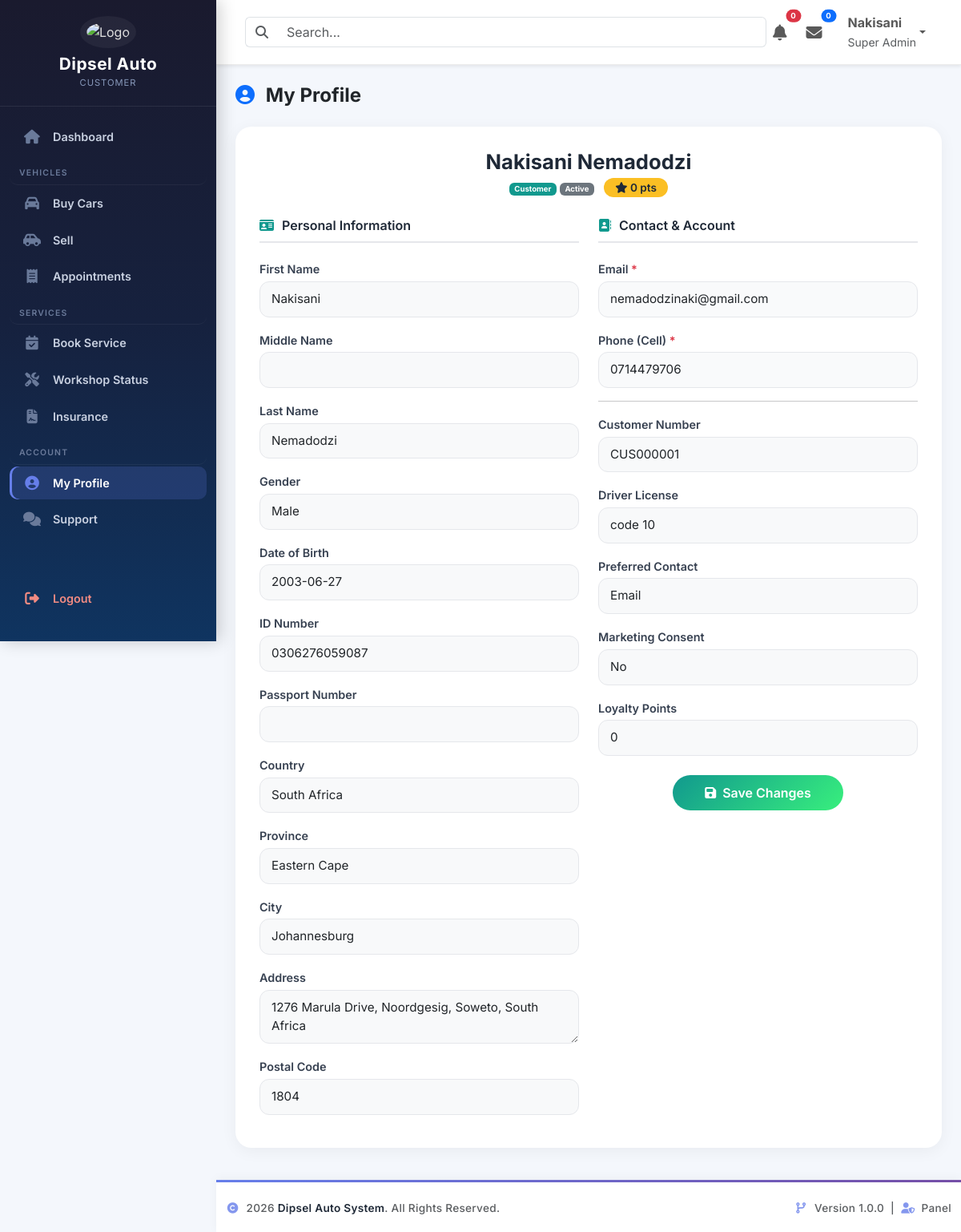
Page /customerDashboard/profile/index.php (signed in) on the committed database.
### tables this page shows
CREATE TABLE `persons` (
  `person_id` int(11) NOT NULL,
  `uuid` char(36) NOT NULL,
  `first_name` varchar(100) NOT NULL,
  `middle_name` varchar(100) DEFAULT NULL,
  `last_name` varchar(100) NOT NULL,
  `gender` enum('Male','Female','Other') NOT NULL,
  `date_of_birth` date DEFAULT NULL,
  `id_number` varchar(20) DEFAULT NULL,
  `passport_number` varchar(30) DEFAULT NULL,
  `phone` varchar(20) NOT NULL,
  `email` varchar(150) NOT NULL,
  `password` varchar(255) NOT NULL,
  `profile_photo` varchar(255) DEFAULT NULL,
  `country` varchar(100) DEFAULT 'South Africa',
  `province` varchar(100) DEFAULT NULL,
  `city` varchar(100) DEFAULT NULL,
  `address` text DEFAULT NULL,
  `postal_code` varchar(20) DEFAULT NULL,
  `role` enum('Customer','Employee','Admin','SuperAdmin') NOT NULL DEFAULT 'Customer',
  `status` enum('Active','Inactive','Suspended') NOT NULL DEFAULT 'Active',
  `email_verified` tinyint(1) DEFAULT 0,
  `last_login` datetime DEFAULT NULL,
  `created_at` timestamp NULL DEFAULT current_timestamp(),
  `updated_at` timestamp NULL DEFAULT current_timestamp() ON UPDATE current_timestamp(),
  `reset_token` varchar(255) DEFAULT NULL,
  `reset_token_expiry` datetime DEFAULT NULL
);

CREATE TABLE `customers` (
  `customer_id` int(11) NOT NULL,
  `person_id` int(11) NOT NULL,
  `customer_number` varchar(30) NOT NULL,
  `driver_license` varchar(30) DEFAULT NULL,
  `preferred_contact` enum('Phone','Email','WhatsApp') DEFAULT 'Phone',
  `marketing_consent` tinyint(1) DEFAULT 1,
  `loyalty_points` int(11) DEFAULT 0,
  `created_at` timestamp NOT NULL DEFAULT current_timestamp(),
  `updated_at` timestamp NOT NULL DEFAULT current_timestamp() ON UPDATE current_timestamp()
);

### includes/auth.php (called while the page is built, shortened)
<?php
require_once __DIR__ . '/../config/database.php';
$sql = "
SELECT
    p.*,
    a.admin_id,
    a.admin_level,
    a.admin_number
FROM persons p
LEFT JOIN admins a
    ON p.person_id = a.person_id
WHERE p.person_id = ?
LIMIT 1
";
$stmt = $pdo->prepare($sql);
$stmt->execute([$_SESSION['person_id']]);
$currentUser = $stmt->fetch(PDO::FETCH_ASSOC);

### customerDashboard/profile/index.php (the view, shortened to what this page needs)
<?php
require_once '../../includes/auth.php';
require_once '../../config/database.php';
$personId = (int)$currentUser['person_id'];
$stmt = $pdo->prepare("
    SELECT
        p.*,
        c.customer_id,
        c.customer_number,
        c.driver_license,
        c.preferred_contact,
        c.marketing_consent,
        c.loyalty_points
    FROM persons p
    INNER JOIN customers c ON p.person_id = c.person_id
    WHERE p.person_id = ?
");
$stmt->execute([$personId]);
$user = $stmt->fetch(PDO::FETCH_ASSOC);
?>
<!DOCTYPE html>
<html lang="en">
<head>
    <link href="https://cdn.jsdelivr.net/npm/bootstrap@5.3.3/dist/css/bootstrap.min.css" rel="stylesheet">
    <link rel="stylesheet" href="https://cdnjs.cloudflare.com/ajax/libs/font-awesome/6.7.2/css/all.min.css">
</head>
<body>
<?php include '../../includes/sidebar.php'; ?>
<div class="dashboard-wrapper">
    <?php include '../../includes/navbar.php'; ?>
    <div class="container-fluid mt-4 px-4">
        <div class="d-flex align-items-center justify-content-between mb-4 page-header">
            <h4 class="fw-bold text-dark mb-0">
                <i class="fas fa-user-circle me-2 text-primary"></i> My Profile
            </h4>
        </div>
        <div class="content-card">
            <div class="text-center mb-4">
                <div class="profile-name">
                    <?= htmlspecialchars($user['first_name'] . ' ' . $user['last_name']) ?>
                </div>
                <div>
                    <span class="badge badge-primary-custom"><?= htmlspecialchars($user['role']) ?></span>
                    <span class="badge bg-secondary"><?= htmlspecialchars($user['status']) ?></span>
                    <span class="loyalty-badge ms-2"><i class="fas fa-star"></i> <?= (int)$user['loyalty_points'] ?> pts</span>
                </div>
            </div>
            <form method="POST">
                <div class="row g-4">
                    <div class="col-md-6">
                        <div class="section-title"><i class="fas fa-id-card"></i> Personal Information</div>
                        <div class="mb-3">
                            <label class="form-label">First Name</label>
                            <input class="form-control readonly-field" value="<?= htmlspecialchars($user['first_name']) ?>" readonly>
                        </div>
                        <div class="mb-3">
                            <label class="form-label">Middle Name</label>
                            <input class="form-control readonly-field" value="<?= htmlspecialchars($user['middle_name'] ?? '') ?>" readonly>
                        </div>
                        <div class="mb-3">
                            <label class="form-label">Last Name</label>
                            <input class="form-control readonly-field" value="<?= htmlspecialchars($user['last_name']) ?>" readonly>
                        </div>
                        <div class="mb-3">
                            <label class="form-label">Gender</label>
                            <input class="form-control readonly-field" value="<?= htmlspecialchars($user['gender'] ?? '') ?>" readonly>
                        </div>
                        <div class="mb-3">
                            <label class="form-label">Date of Birth</label>
                            <input class="form-control readonly-field" value="<?= htmlspecialchars($user['date_of_birth'] ?? '') ?>" readonly>
                        </div>
                        <div class="mb-3">
                            <label class="form-label">ID Number</label>
                            <input class="form-control readonly-field" value="<?= htmlspecialchars($user['id_number'] ?? '') ?>" readonly>
                        </div>
                        <div class="mb-3">
                            <label class="form-label">Passport Number</label>
                            <input class="form-control readonly-field" value="<?= htmlspecialchars($user['passport_number'] ?? '') ?>" readonly>
                        </div>
                        <div class="mb-3">
                            <label class="form-label">Country</label>
                            <input class="form-control readonly-field" value="<?= htmlspecialchars($user['country'] ?? '') ?>" readonly>
                        </div>
                        <div class="mb-3">
                            <label class="form-label">Province</label>
                            <input class="form-control readonly-field" value="<?= htmlspecialchars($user['province'] ?? '') ?>" readonly>
                        </div>
                        <div class="mb-3">
                            <label class="form-label">City</label>
                            <input class="form-control readonly-field" value="<?= htmlspecialchars($user['city'] ?? '') ?>" readonly>
                        </div>
                        <div class="mb-3">
                            <label class="form-label">Address</label>
                            <textarea class="form-control readonly-field" rows="2" readonly><?= htmlspecialchars($user['address'] ?? '') ?></textarea>
                        </div>
                        <div class="mb-3">
                            <label class="form-label">Postal Code</label>
                            <input class="form-control readonly-field" value="<?= htmlspecialchars($user['postal_code'] ?? '') ?>" readonly>
                        </div>
                    </div>
                    <div class="col-md-6">
                        <div class="section-title"><i class="fas fa-address-book"></i> Contact & Account</div>
                        <div class="mb-3">
                            <label class="form-label">Email <span class="text-danger">*</span></label>
                            <input type="email" name="email" class="form-control editable-field" value="<?= htmlspecialchars($user['email']) ?>" required>
                        </div>
                        <div class="mb-3">
                            <label class="form-label">Phone (Cell) <span class="text-danger">*</span></label>
                            <input type="text" name="phone" class="form-control editable-field" value="<?= htmlspecialchars($user['phone']) ?>" required>
                        </div>
                        <hr>
                        <div class="mb-3">
                            <label class="form-label">Customer Number</label>
                            <input class="form-control readonly-field" value="<?= htmlspecialchars($user['customer_number']) ?>" readonly>
                        </div>
                        <div class="mb-3">
                            <label class="form-label">Driver License</label>
                            <input class="form-control readonly-field" value="<?= htmlspecialchars($user['driver_license'] ?? '') ?>" readonly>
                        </div>
                        <div class="mb-3">
                            <label class="form-label">Preferred Contact</label>
                            <input class="form-control readonly-field" value="<?= htmlspecialchars($user['preferred_contact'] ?? '') ?>" readonly>
                        </div>
                        <div class="mb-3">
                            <label class="form-label">Marketing Consent</label>
                            <input class="form-control readonly-field" value="<?= $user['marketing_consent'] ? 'Yes' : 'No' ?>" readonly>
                        </div>
                        <div class="mb-3">
                            <label class="form-label">Loyalty Points</label>
                            <input class="form-control readonly-field" value="<?= (int)$user['loyalty_points'] ?>" readonly>
                        </div>
                        <div class="mt-4 text-center">
                            <button type="submit" class="btn btn-primary-custom">
                                <i class="fas fa-save me-2"></i>Save Changes
                            </button>
                        </div>
                    </div>
                </div>
            </form>
        </div>
    </div>
    <?php include '../../includes/footer.php'; ?>
</body>
</html>

### includes/navbar.php (shortened to what this page needs)
<nav class="navbar navbar-expand-lg bg-white shadow-sm sticky-top px-4 py-2">
    <div class="container-fluid">
        <form class="d-flex flex-grow-1">
            <div class="input-group">
                <span class="input-group-text bg-white border-end-0">
                    <i class="fas fa-search text-muted"></i>
                </span>
                <input
                    type="search"
                    class="form-control border-start-0"
                    placeholder="Search..."
                >
            </div>
        </form>
        <ul class="navbar-nav ms-auto align-items-center">
            <li class="nav-item dropdown me-2">
                <a class="nav-link position-relative" href="#" data-bs-toggle="dropdown">
                    <i class="fas fa-bell fa-lg"></i>
                    <span class="badge rounded-pill bg-danger position-absolute top-0 start-100 translate-middle">
                        0
                    </span>
                </a>
            </li>
            <li class="nav-item dropdown me-3">
                <a class="nav-link position-relative" href="#" data-bs-toggle="dropdown">
                    <i class="fas fa-envelope fa-lg"></i>
                    <span class="badge rounded-pill bg-primary position-absolute top-0 start-100 translate-middle">
                        0
                    </span>
                </a>
            </li>
            <li class="nav-item dropdown">
                <a class="nav-link dropdown-toggle d-flex align-items-center"
                   href="#"
                   data-bs-toggle="dropdown">
                    <div class="d-none d-sm-block">
                        <strong>
                            <?= htmlspecialchars($currentUser['first_name']) ?>
                        </strong>
                        <br>
                        <small class="text-muted">
                            <?= htmlspecialchars($currentUser['admin_level'] ?? 'Super Admin') ?>
                        </small>
                    </div>
                </a>
            </li>
        </ul>
    </div>
</nav>

### customerDashboard/profile/index.php (style rules this page uses)
body { font-family: 'Inter', sans-serif; background: #f4f7fc; margin: 0; padding: 0; }
.dashboard-wrapper { margin-left: 270px; min-height: 100vh; background: #f4f7fc; transition: all 0.3s; }
.content-card { border: none; border-radius: 20px; box-shadow: 0 4px 20px rgba(0,0,0,0.05); background: #ffffff; padding: 25px 30px; margin-bottom: 30px; }
.section-title { font-weight: 600; color: #1f2937; border-bottom: 2px solid #e5e7eb; padding-bottom: 8px; margin-bottom: 20px; display: flex; align-items: center; gap: 10px; }
.section-title i { color: #11998e; }
.readonly-field { background: #f8f9fa; border: 1px solid #e5e7eb; cursor: not-allowed; border-radius: 12px; padding: 10px 14px; font-size: 0.95rem; }
.editable-field { border-radius: 12px; border: 1px solid #e5e7eb; padding: 10px 14px; font-size: 0.95rem; background: #f9fafb; transition: border-color 0.2s, box-shadow 0.2s; }
.form-label { font-weight: 600; color: #374151; font-size: 0.9rem; margin-bottom: 4px; }
.btn-primary-custom { background: linear-gradient(135deg, #11998e 0%, #38ef7d 100%); border: none; padding: 10px 40px; border-radius: 50px; font-weight: 600; color: #fff; transition: transform 0.2s, box-shadow 0.2s; }
.profile-name { font-size: 1.6rem; font-weight: 700; color: #1f2937; }
.loyalty-badge { background: #fbbf24; color: #1f2937; padding: 4px 14px; border-radius: 50px; font-weight: 600; font-size: 0.85rem; }
.badge-primary-custom { background: #11998e; color: #fff; }

### includes/navbar.php (style rules this page uses)
.navbar { background:#fff; border-bottom:1px solid #ececec; z-index:1040; }
.navbar .form-control { box-shadow:none; }
.badge { font-size:.6rem; }

### rows in the picture
persons: first_name "Nakisani"
customers: person.last_name "Nakisani Nemadodzi", person.role "Customer", person.status "Active", loyalty_points "0", person.first_name "Nakisani", person.last_name "Nemadodzi", person.gender "Male", person.date_of_birth "2003-06-27", person.id_number "0306276059087", person.country "South Africa", person.province "Eastern Cape", person.city "Johannesburg", person.address "1276 Marula Drive, Noordgesig, Soweto, South Africa", person.postal_code "1804", email "nemadodzinaki@gmail.com", phone "0714479706", customer_number "CUS000001", driver_license "code 10", preferred_contact "Email", marketing_consent "No"

### other values in the picture
$userRole "CUSTOMER"
$item['label'] "Dashboard"
$section['title'] "VEHICLES"
$item['label'] "Buy Cars"
$item['label'] "Sell"
$item['label'] "Appointments"
$section['title'] "SERVICES"
$item['label'] "Book Service"
$item['label'] "Workshop Status"
$item['label'] "Insurance"
$section['title'] "ACCOUNT"
$item['label'] "My Profile"
$item['label'] "Support"
$item['label'] "Logout"
$currentUser['admin_level'] "Super Admin"
